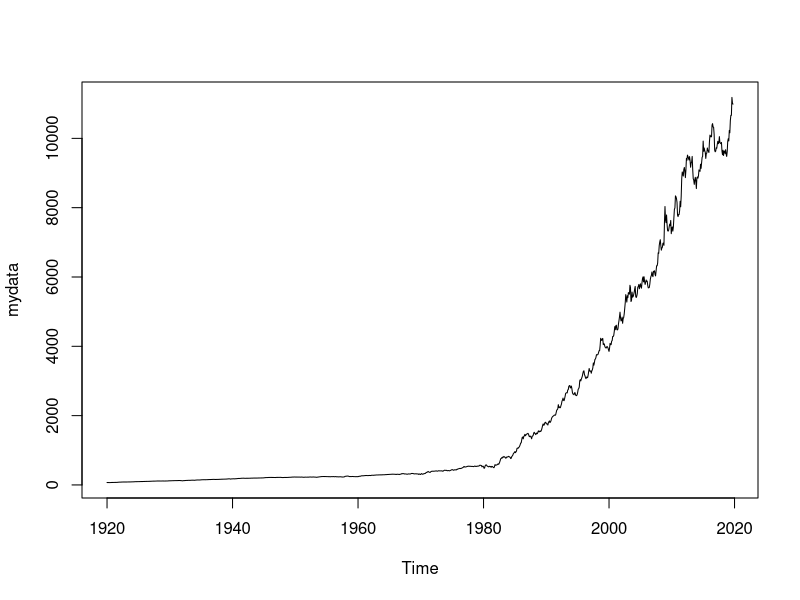
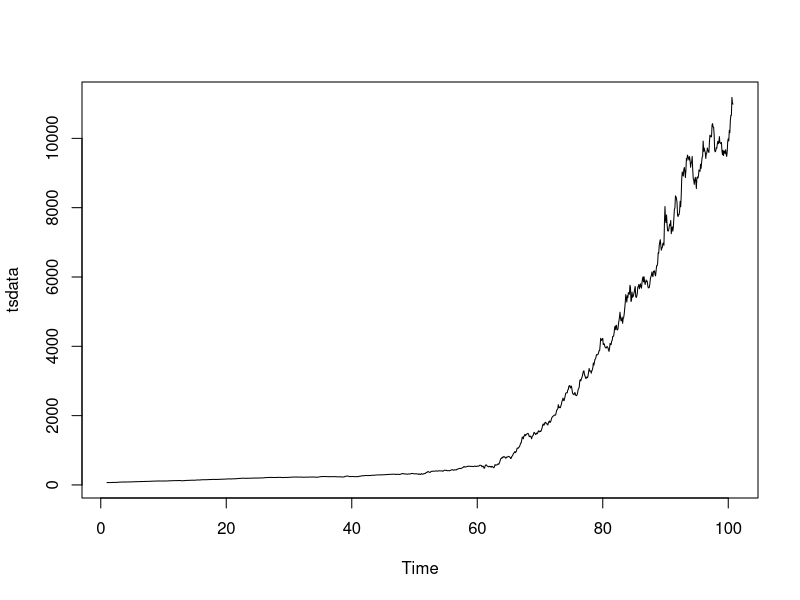

Write the R code that produced these figures, in order. (Note: this script raises an error after producing the figures.)
## ---- chunk 1
knitr::opts_chunk$set(echo = TRUE)
## ---- chunk 2
data <- read.csv("data111.csv")
data
## ---- chunk 3
train <- data[3:1200,6]
test <- data[1201:1236,6]
## ---- chunk 4
mydata <- ts(train, start=c(1920,1),frequency=12)
plot(mydata)
## ---- chunk 5
tsdata <- ts(mydata, frequency = 12) 
plot.ts(tsdata)
## ---- chunk 6
plot(ddata$trend)

plot(ddata$seasonal)

plot(ddata$random)
## ---- chunk 7
plot(AirPassengers)

abline(reg=lm(AirPassengers~time(AirPassengers)))
